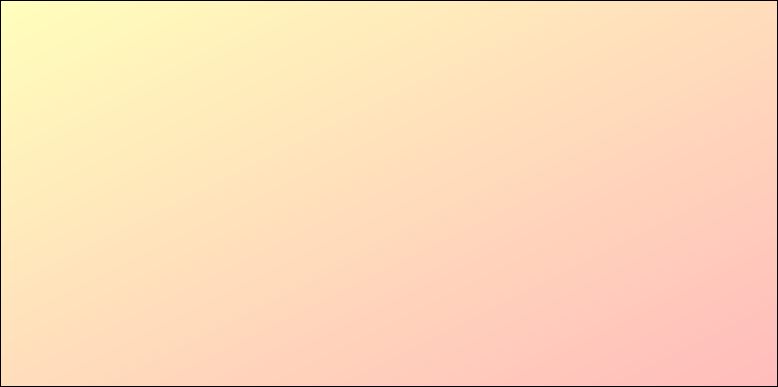
<?xml version="1.0" encoding="UTF-8"?>
<ui version="4.0">
 <class>korter_project_qt_simulation_dialog</class>
 <widget class="QDialog" name="korter_project_qt_simulation_dialog">
  <property name="geometry">
   <rect>
    <x>0</x>
    <y>0</y>
    <width>778</width>
    <height>387</height>
   </rect>
  </property>
  <property name="windowTitle">
   <string>Korter project</string>
  </property>
  <property name="styleSheet">
   <string notr="true">QDialog {
 background-color: qlineargradient(x1: 0, y1: 0, x2: 1, y2: 1, stop: 0  #ffb, stop: 1 #fbb);
  border: 1px solid black
}

QSpinBox,QDoubleSpinBox,QComboBox { 
  background-color: qlineargradient(x1: 0, y1: 0, x2: 1, y2: 1, stop: 0  #bbb, stop: 1 #fff);
  border: 1px solid black
}

QPushButton
{
  color: #000;
  background-color: qradialgradient(cx: 0.5, cy: 0.5,fx: 0.5, fy: 0.5,radius: 0.5, stop: 0 #fff, stop: 1 #aaa);
  border: 1px solid black
}

QPlainTextEdit {
  font: 18px bold &quot;Courier&quot; courier monospace
}</string>
  </property>
  <layout class="QHBoxLayout" name="horizontalLayout">
   <item>
    <widget class="QWidget" name="widget_left" native="true">
     <property name="minimumSize">
      <size>
       <width>100</width>
       <height>0</height>
      </size>
     </property>
     <layout class="QGridLayout" name="gridLayout_4"/>
    </widget>
   </item>
   <item>
    <widget class="QWidget" name="widget_mid" native="true">
     <property name="minimumSize">
      <size>
       <width>100</width>
       <height>0</height>
      </size>
     </property>
     <layout class="QGridLayout" name="gridLayout_3"/>
    </widget>
   </item>
   <item>
    <widget class="QWidget" name="widget_right" native="true">
     <layout class="QVBoxLayout" name="verticalLayout"/>
    </widget>
   </item>
  </layout>
 </widget>
 <layoutdefault spacing="6" margin="11"/>
 <resources/>
 <connections/>
</ui>
